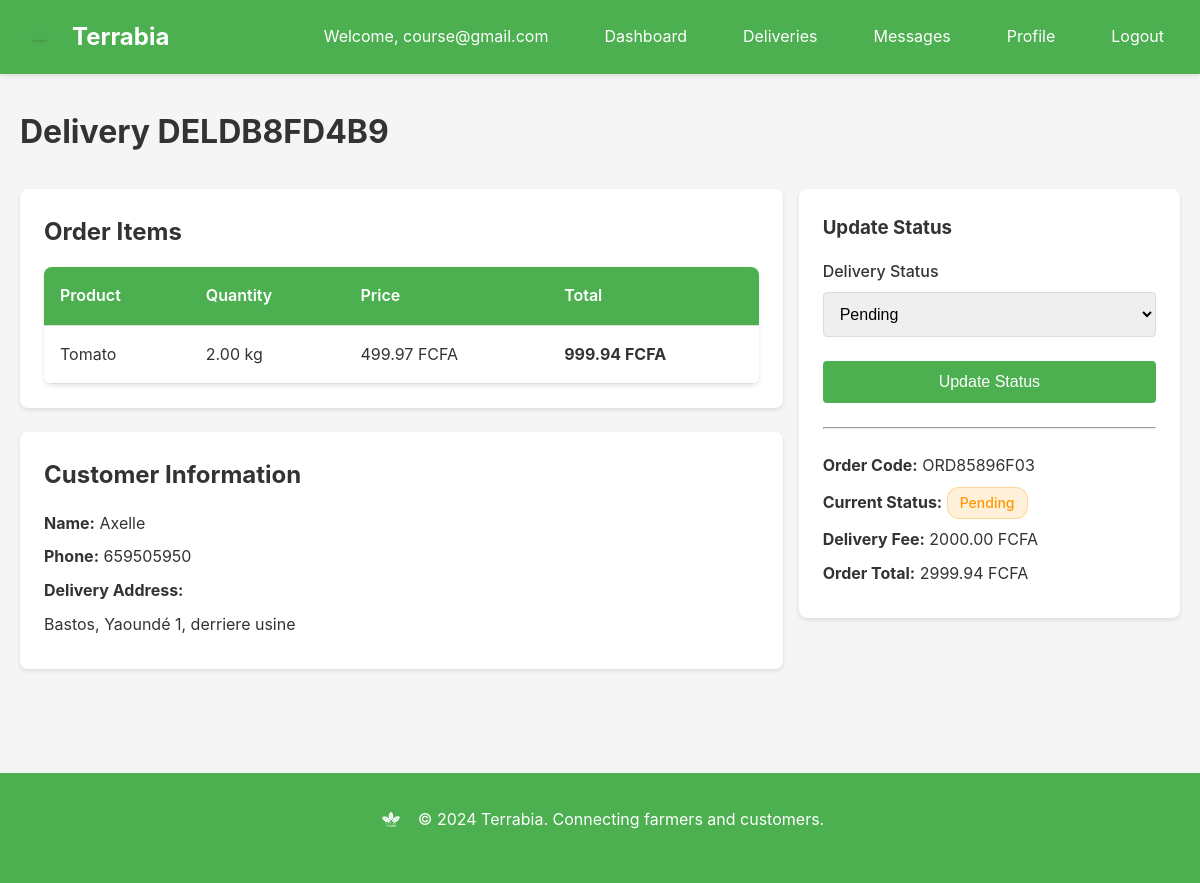
Page /agency/deliveries/1/ (signed in) on the committed database.
### accounts/models.py (models this page shows, shortened)
class User(AbstractUser):
    ROLE_CUSTOMER = "customer"
    ROLE_FARMER = "farmer"
    ROLE_ADMIN = "admin"
    ROLE_AGENCY = "delivery_agency"
    ROLE_CHOICES = [
        (ROLE_CUSTOMER, "Customer"),
        (ROLE_FARMER, "Farmer"),
        (ROLE_ADMIN, "Administrator"),
        (ROLE_AGENCY, "Delivery agency"),
    ]
    role = models.CharField(max_length=20, choices=ROLE_CHOICES, null=True, blank=True)

class CustomerProfile(models.Model):
    user = models.OneToOneField(User, on_delete=models.CASCADE, related_name='customer_profile')
    full_name = models.CharField(max_length=120)
    phone = models.CharField(max_length=30)
    street = models.ForeignKey(Street, on_delete=models.SET_NULL, null=True, blank=True, related_name='customers', help_text="Street/neighborhood where the customer is located")
    address_details = models.TextField(blank=True, help_text="Additional address details (house number, building, etc.)")
    created_at = models.DateTimeField(auto_now_add=True)
    updated_at = models.DateTimeField(auto_now=True)

### delivery/models.py (models this page shows, shortened)
class Delivery(models.Model):
    STATUS_PENDING = "pending"
    STATUS_IN_PROGRESS = "in_progress"
    STATUS_COMPLETED = "completed"
    STATUS_CANCELLED = "cancelled"
    STATUS_NOT_DELIVERED = "not_delivered"  # When customer marks as not delivered
    STATUS_CHOICES = [
        (STATUS_PENDING, "Pending"),
        (STATUS_IN_PROGRESS, "In Progress"),
        (STATUS_COMPLETED, "Completed"),
        (STATUS_CANCELLED, "Cancelled"),
        (STATUS_NOT_DELIVERED, "Not Delivered"),
    ]
    order = models.OneToOneField(Order, on_delete=models.CASCADE, related_name='delivery')
    agency = models.ForeignKey(DeliveryAgency, on_delete=models.SET_NULL, null=True, blank=True, related_name='deliveries')
    code = models.CharField(max_length=20, unique=True, editable=False)
    status = models.CharField(max_length=20, choices=STATUS_CHOICES, default=STATUS_PENDING)
    customer_confirmed = models.BooleanField(default=False, help_text="Whether customer has confirmed delivery")
    fee = models.DecimalField(max_digits=10, decimal_places=2, default=0.00)
    notes = models.TextField(blank=True)
    created_at = models.DateTimeField(auto_now_add=True)
    updated_at = models.DateTimeField(auto_now=True)
    class Meta:
        verbose_name_plural = "Deliveries"
        ordering = ['-created_at']

### orders/models.py (models this page shows, shortened)
class OrderItem(models.Model):
    order = models.ForeignKey(Order, on_delete=models.CASCADE, related_name="items")
    product = models.ForeignKey(Product, on_delete=models.PROTECT)
    farmer = models.ForeignKey(FarmerProfile, on_delete=models.PROTECT)
    quantity = models.DecimalField(max_digits=10, decimal_places=2)
    unit_price = models.DecimalField(max_digits=10, decimal_places=2)
    line_total = models.DecimalField(max_digits=12, decimal_places=2)
    payment_received = models.BooleanField(default=False, help_text="Whether the farmer has received payment for this item")
    created_at = models.DateTimeField(auto_now_add=True)
    updated_at = models.DateTimeField(auto_now=True)

class Order(models.Model):
    STATUS_PROCESSING = "processing"
    STATUS_SHIPPED = "shipped"
    STATUS_DELIVERED = "delivered"
    STATUS_COMPLETED = "completed"
    STATUS_PENDING = "pending"
    STATUS_CANCELLED = "cancelled"
    STATUS_CHOICES = [
        (STATUS_PENDING, "Pending"),
        (STATUS_PROCESSING, "Processing"),
        (STATUS_SHIPPED, "Shipped"),
        (STATUS_DELIVERED, "Delivered"),
        (STATUS_COMPLETED, "Completed"),
        (STATUS_CANCELLED, "Cancelled"),
    ]
    customer = models.ForeignKey(CustomerProfile, on_delete=models.CASCADE, related_name='orders')
    code = models.CharField(max_length=20, unique=True, editable=False)
    status = models.CharField(max_length=20, choices=STATUS_CHOICES, default=STATUS_PROCESSING)
    delivery_coverage_area = models.ForeignKey(CoverageArea, on_delete=models.SET_NULL, null=True, blank=True, related_name='orders')
    delivery_street = models.ForeignKey(Street, on_delete=models.SET_NULL, null=True, blank=True, related_name='orders')
    delivery_address_details = models.TextField(blank=True, help_text="Additional delivery address details")
    delivery_address = models.TextField(blank=True)
    total_amount = models.DecimalField(max_digits=12, decimal_places=2)
    @property
    def formatted_delivery_address(self):
        parts = []
        if self.delivery_street:
            parts.append(self.delivery_street.name)
        if self.delivery_coverage_area:
            parts.append(self.delivery_coverage_area.name)
        if self.delivery_address_details:
            parts.append(self.delivery_address_details)
        if parts:
            return ", ".join(parts)
        return self.delivery_address if self.delivery_address else "Address not set"
    payment_method = models.CharField(max_length=50, blank=True)
    payment_status = models.CharField(max_length=20, default='pending', choices=[
        ('pending', 'Pending'),
        ('received', 'Received'),
        ('failed', 'Failed'),
        ('refunded', 'Refunded'),
    ])
    payment_confirmed_at = models.DateTimeField(null=True, blank=True, help_text="When admin confirmed payment was received")
    payment_confirmed_by = models.ForeignKey('accounts.User', on_delete=models.SET_NULL, null=True, blank=True, related_name='confirmed_payments', help_text="Admin who confirmed the payment")
    created_at = models.DateTimeField(auto_now_add=True)
    updated_at = models.DateTimeField(auto_now=True)
    PAYMENT_METHOD_CHOICES = [
        ('orange_money', 'Orange Money'),
        ('mtn_money', 'MTN Mobile Money'),
        ('bank_card', 'Bank Card'),
    ]
    class Meta:
        ordering = ['-created_at']

### marketplace/models.py (models this page shows, shortened)
class Product(models.Model):
    farmer = models.ForeignKey(FarmerProfile, on_delete=models.CASCADE, related_name='products')
    name = models.CharField(max_length=120)
    description = models.TextField(blank=True)
    category = models.ForeignKey(Category, on_delete=models.PROTECT)  # Required - products must have a category
    price = models.DecimalField(max_digits=10, decimal_places=2)
    currency = models.CharField(max_length=10, default="FCFA")
    unit = models.CharField(max_length=20)  # kg, piece, etc.
    stock_quantity = models.DecimalField(max_digits=10, decimal_places=2)
    stock_unit = models.CharField(max_length=20)  # kg, piece, etc.
    location_coverage_area = models.ForeignKey(CoverageArea, on_delete=models.SET_NULL, null=True, blank=True, related_name='products')
    location_street = models.ForeignKey(Street, on_delete=models.SET_NULL, null=True, blank=True, related_name='products')
    location = models.CharField(max_length=255, blank=True, help_text="Legacy field - use location_coverage_area and location_street instead")
    rating = models.FloatField(null=True, blank=True, default=0.0)
    image = models.ImageField(upload_to='products/', blank=True, null=True)
    is_active = models.BooleanField(default=True)
    created_at = models.DateTimeField(auto_now_add=True)
    updated_at = models.DateTimeField(auto_now=True)
    class Meta:
        ordering = ['-created_at']

### accounts/location_models.py (models this page shows, shortened)
class Street(models.Model):
    name = models.CharField(max_length=100)
    coverage_area = models.ForeignKey(CoverageArea, on_delete=models.CASCADE, related_name='streets')
    created_at = models.DateTimeField(auto_now_add=True)
    class Meta:
        unique_together = ['name', 'coverage_area']
        ordering = ['name']

class CoverageArea(models.Model):
    name = models.CharField(max_length=100, unique=True)
    code = models.CharField(max_length=20, unique=True)  # YAOUNDE_1, YAOUNDE_2, etc.
    created_at = models.DateTimeField(auto_now_add=True)
    class Meta:
        verbose_name_plural = "Coverage Areas"
        ordering = ['code']

### delivery/views.py (the view, shortened to what this page needs)
# urls.py: path('deliveries/<int:delivery_id>/', views.agency_delivery_detail, name='delivery_detail'),
@agency_required
def agency_delivery_detail(request, delivery_id):
    try:
        agency = request.user.agency_profile
    except DeliveryAgency.DoesNotExist:
        messages.error(request, "Agency profile not found.")
        return redirect('accounts:login')
    delivery = get_object_or_404(Delivery, id=delivery_id, agency=agency)
    context = {
        'delivery': delivery,
        'order': delivery.order,
    }
    return render(request, 'delivery/agency_delivery_detail.html', context)

### templates/delivery/agency_delivery_detail.html (shortened to what this page needs)
{% extends 'base.html' %}
{% block content %}
<div class="container">
    <h1 style="margin-bottom: 2rem;">Delivery {{ delivery.code }}</h1>
    <div class="row">
        <div class="col" style="flex: 2;">
            <div class="card" style="margin-bottom: 1.5rem;">
                <h2 style="margin-bottom: 1rem;">Order Items</h2>
                <table class="table">
                    <thead>
                        <tr>
                            <th>Product</th>
                            <th>Quantity</th>
                            <th>Price</th>
                            <th>Total</th>
                        </tr>
                    </thead>
                    <tbody>
                        {% for item in order.items.all %}
                            <tr>
                                <td>{{ item.product.name }}</td>
                                <td>{{ item.quantity }} {{ item.product.unit }}</td>
                                <td>{{ item.unit_price }} {{ item.product.currency }}</td>
                                <td><strong>{{ item.line_total }} {{ item.product.currency }}</strong></td>
                            </tr>
                        {% endfor %}
                    </tbody>
                </table>
            </div>
            <div class="card">
                <h2 style="margin-bottom: 1rem;">Customer Information</h2>
                <div style="margin-bottom: 0.5rem;">
                    <strong>Name:</strong> {{ order.customer.full_name }}
                </div>
                <div style="margin-bottom: 0.5rem;">
                    <strong>Phone:</strong> {{ order.customer.phone }}
                </div>
                <div style="margin-bottom: 0.5rem;">
                    <strong>Delivery Address:</strong>
                    <p style="margin-top: 0.5rem;">{{ order.formatted_delivery_address }}</p>
                </div>
            </div>
        </div>
        <div class="col" style="flex: 1;">
            <div class="card" style="position: sticky; top: 20px;">
                <h3 style="margin-bottom: 1rem;">Update Status</h3>
                <form method="post">
                    <div class="form-group">
                        <label class="form-label" for="status">Delivery Status</label>
                        <select id="status" name="status" class="form-control" required>
                            <option value="pending" {% if delivery.status == 'pending' %}selected{% endif %}>Pending</option>
                        </select>
                    </div>
                    <button type="submit" class="btn btn-primary" style="width: 100%;">Update Status</button>
                </form>
                <hr style="margin: 1.5rem 0;">
                <div style="margin-bottom: 0.5rem;">
                    <strong>Order Code:</strong> {{ order.code }}
                </div>
                <div style="margin-bottom: 0.5rem;">
                    <strong>Current Status:</strong>
                    <span class="badge badge-{% if delivery.status == 'pending' %}pending{% elif delivery.status == 'in_progress' %}processing{% elif delivery.status == 'completed' %}delivered{% elif delivery.status == 'cancelled' %}cancelled{% elif delivery.status == 'not_delivered' %}cancelled{% else %}info{% endif %}">
                        {{ delivery.get_status_display }}
                    </span>
                </div>
                <div style="margin-bottom: 0.5rem;">
                    <strong>Delivery Fee:</strong> {{ delivery.fee }} FCFA
                </div>
                <div style="margin-bottom: 0.5rem;">
                    <strong>Order Total:</strong> {{ order.total_amount }} FCFA
                </div>
            </div>
        </div>
    </div>
</div>
{% endblock %}

### templates/base.html (shortened to what this page needs)
<!DOCTYPE html>
<html lang="en">
<head>
    {% load static %}
    <link rel="stylesheet" href="{% static 'css/main.css' %}">
</head>
<body>
    <nav class="navbar">
        <div class="container">
            <div class="nav-brand">
                <a href="{% url 'accounts:landing' %}" style="display: flex; align-items: center; gap: 0.75rem; text-decoration: none; color: var(--white);">
                    <img src="{% static 'images/logo.png' %}" alt="Terrabia Logo" style="height: 40px; width: auto;">
                    <span style="font-size: 1.5rem; font-weight: bold;">Terrabia</span>
                </a>
            </div>
            <div class="nav-menu">
                {% if user.is_authenticated %}
                    <span class="nav-user">Welcome, {{ user.username }}</span>
                    {% if user.role == 'customer' %}
                        <a href="{% url 'customer:home' %}">Home</a>
                        <a href="{% url 'orders:cart' %}">Cart</a>
                        <a href="{% url 'customer:orders' %}">Orders</a>
                        <a href="{% url 'customer:profile' %}">Profile</a>
                    {% elif user.role == 'farmer' %}
                        <a href="{% url 'farmer:dashboard' %}">Dashboard</a>
                        <a href="{% url 'farmer:products' %}">Products</a>
                        <a href="{% url 'farmer:orders' %}">Orders</a>
                        <a href="{% url 'messaging:farmer_messages' %}">Messages</a>
                        <a href="{% url 'farmer:profile' %}">Profile</a>
                    {% elif user.role == 'delivery_agency' %}
                        <a href="{% url 'agency:dashboard' %}">Dashboard</a>
                        <a href="{% url 'agency:deliveries' %}">Deliveries</a>
                        <a href="{% url 'messaging:agency_messages' %}">Messages</a>
                        <a href="{% url 'agency:profile' %}">Profile</a>
                    {% elif user.role == 'admin' %}
                        <a href="{% url 'platform_admin:dashboard' %}">Dashboard</a>
                        <a href="{% url 'platform_admin:users' %}">Users</a>
                        <a href="{% url 'platform_admin:agencies' %}">Agencies</a>
                        <a href="{% url 'platform_admin:payments' %}">Payments</a>
                    {% endif %}
                    <a href="{% url 'accounts:logout' %}">Logout</a>
                {% else %}
                    <a href="{% url 'accounts:join' %}">Get Started</a>
                    <a href="{% url 'accounts:login' %}">Sign In</a>
                {% endif %}
            </div>
        </div>
    </nav>
    <main class="main-content">
        {% block content %}{% endblock %}
    </main>
    <footer class="footer">
        <div class="container">
            <div style="display: flex; align-items: center; justify-content: center; gap: 0.75rem; margin-bottom: 1rem;">
                <img src="{% static 'images/logo.png' %}" alt="Terrabia Logo" style="height: 30px; width: auto; filter: brightness(0) invert(1);">
                <p style="margin: 0;">&copy; 2024 Terrabia. Connecting farmers and customers.</p>
            </div>
        </div>
    </footer>
</body>
</html>

### rows in the picture
User: username "course@gmail.com"
Delivery: code "DELDB8FD4B9", status "Pending", fee "2000.00"
OrderItem: product.name "Tomato", quantity "2.00", product.unit "kg", unit_price "499.97", product.currency "FCFA", line_total "999.94"
Order: customer.full_name "Axelle", customer.phone "659505950", formatted_delivery_address "Bastos, Yaoundé 1, derriere usine", code "ORD85896F03", total_amount "2999.94"
